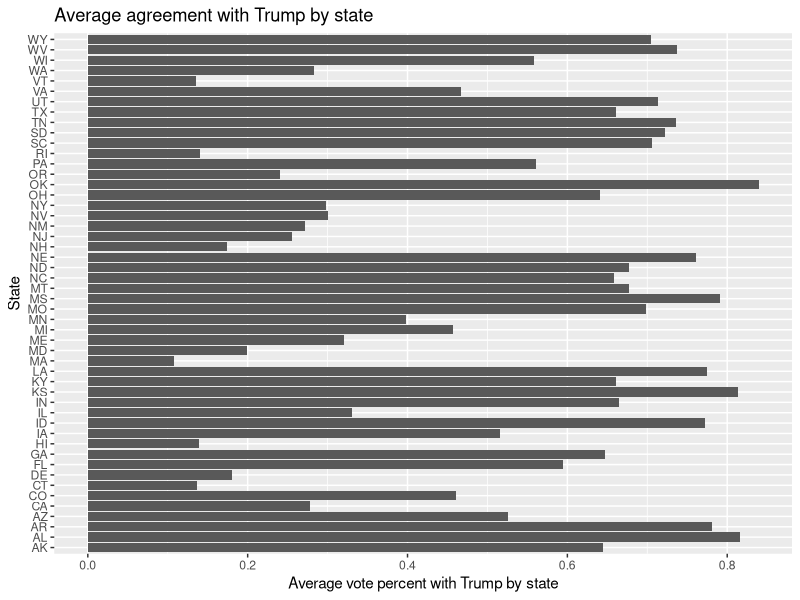
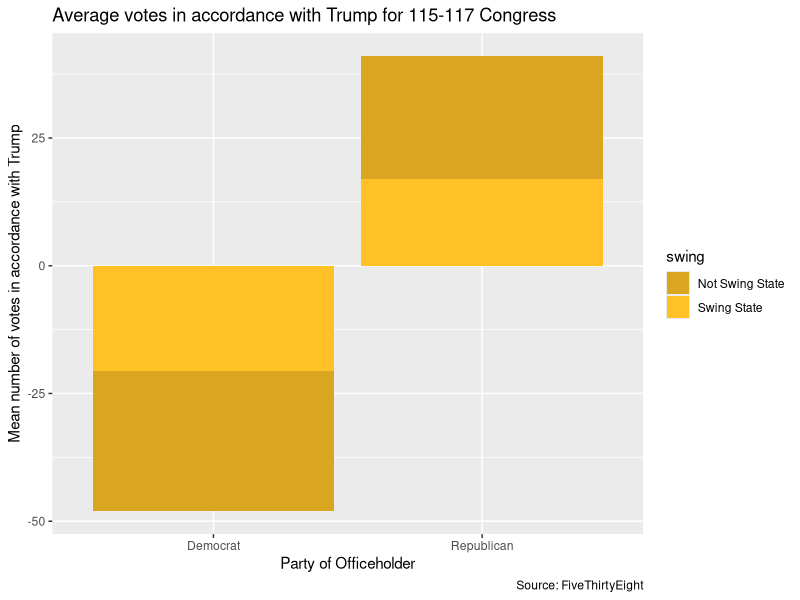

Here is the R script that generated these plots, in order:
## ---- chunk 1
library(tidyverse)
library(ggplot2)
averages <- read_csv("averages.csv")
## ---- chunk 2
library(ggplot2)
library(tidyverse)
library(dplyr)
averages <- read_csv("averages.csv")
averages
## ---- chunk 3
average_agree <- averages |>
  group_by(state) |>
  summarize(avg_agree_pct = mean(agree_pct))

average_agree |>
  slice_max(avg_agree_pct, n = 50) |>
  ggplot(mapping = aes(x = avg_agree_pct, y = state)) +
  geom_col() +
  labs(
    x = "Average vote percent with Trump by state",
    y = "State",
    title = "Average agreement with Trump by state"
  )
## ---- chunk 4
averages <- averages |>
  mutate(swing = case_when(
    state == "FL" ~ "Swing State", 
    state == "NC" ~ "Swing State", 
    state == "OH" ~ "Swing State", 
    state == "NV" ~ "Swing State", 
    state == "PA" ~ "Swing State",
    state == "MI" ~ "Swing State",
    state == "WI" ~ "Swing State",
    state == "AZ" ~ "Swing State"
  )) |>
  mutate(swing = if_else(is.na(swing), "Not Swing State", "Swing State")) |>
  mutate(party = case_when(
    party == "D" ~ "Democrat",
    party == "Democrat" ~ "Democrat",
    party == "R" ~ "Republican",
    party == "Republican"~"Republican",
    party == "I" ~ "Independent",
    party == "Independent" ~ "Independent",
    party == "Libertarian" ~ "Libertarian"
  )) |>
  drop_na(net_trump_vote, party)
averages <- averages |>
  subset(party == "Democrat" | party == "Republican")
## ---- chunk 5
DiM_party<-averages |>
  group_by(party) |>
  summarize(mean_ntv = mean(net_trump_vote)) |>
  pivot_wider(
    names_from = party,
    values_from = mean_ntv
  )

knitr::kable(DiM_party)

DiM_swing <- averages |>
  group_by(swing, party) |>
  summarize(mean_ntv = mean(net_trump_vote)) |>
  pivot_wider(
    names_from = swing,
    values_from = mean_ntv
  ) |>
  mutate(ntv_diff = `Swing State` - `Not Swing State`)
DiM_swing
knitr::kable(DiM_swing)
## ---- chunk 6
averages |>
  group_by(swing, party) |>
  summarize(mean_ntv = mean(net_trump_vote)) |>
  ggplot(aes(x = party, y = mean_ntv, fill = swing)) +
  geom_col() +
  scale_fill_manual(values = c(`Swing State` = "goldenrod1", `Not Swing State` = "goldenrod")) +
  labs(
    x = "Party of Officeholder",
    y = "Mean number of votes in accordance with Trump",
    title = "Average votes in accordance with Trump for 115-117 Congress",
    caption = "Source: FiveThirtyEight"
  )

